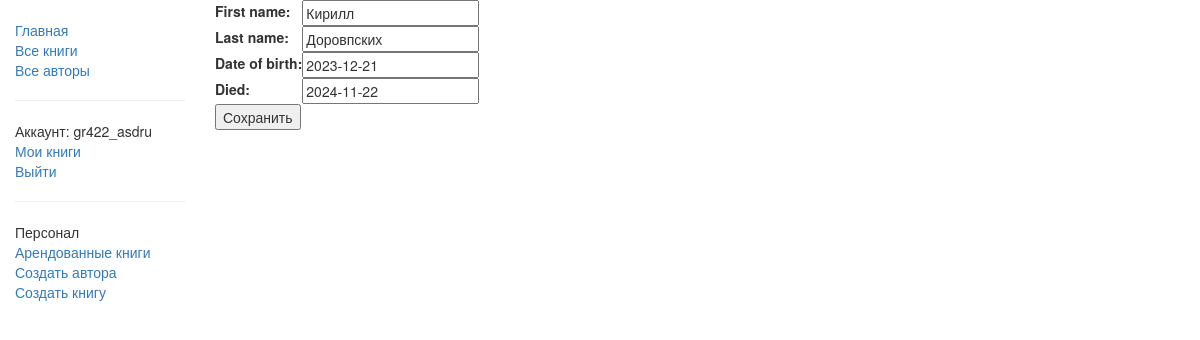
The page /catalog/author/2/update/ (signed in) on the database its author committed.
### catalog/models.py (models this page shows, shortened)
class Author(models.Model):
    first_name = models.CharField(max_length=100)
    last_name = models.CharField(max_length=100)
    date_of_birth = models.DateField(null=True, blank=True)
    date_of_death = models.DateField('Died', null=True, blank=True)

### catalog/views.py (the view)
# urls.py: url(r'^author/(?P<pk>\d+)/update/$', views.AuthorUpdate.as_view(), name='author_update'),
class AuthorUpdate(PermissionRequiredMixin, UpdateView):
    permission_required = 'catalog.can_mark_returned'
    model = Author
    fields = ['first_name','last_name','date_of_birth','date_of_death']

### catalog/templates/catalog/author_form.html (shortened to what this page needs)
{% extends "base_generic.html" %}
{% block content %}
  <form action="" method="post">
      <table>
      {{ form.as_table }}
      </table>
      <input type="submit" value="Сохранить" />
  </form>
{% endblock %}

### catalog/templates/base_generic.html (shortened to what this page needs)
<!doctype html>
<html lang="en">
  <head>
    <link
      rel="stylesheet"
      href="https://maxcdn.bootstrapcdn.com/bootstrap/3.3.7/css/bootstrap.min.css" />
    {% load static %}
    <link rel="stylesheet" href="{% static 'css/styles.css' %}" />
  </head>
  <body>
  <div class="container-fluid mt-3">
      <div class="row">
          <div class="col-sm-2">
              {% block sidebar %}
              <ul class="sidebar-nav">
                  <li><a href="{% url 'index' %}">Главная</a></li>
                  <li><a href="{% url 'books' %}">Все книги</a></li>
                  <li><a href="{% url 'authors' %}">Все авторы</a></li>
                  {% if user.is_authenticated %}
                  <hr>
                    <li class="mt-4">Аккаунт: <span class="text-secondary">{{ user.get_username }}</span></li>
                    <li><a href="{% url 'my-borrowed' %}">Мои книги</a></li>
                    <li><a href="{% url 'logout'%}?next={{request.path}}">Выйти</a></li>
                  {% else %}
                    <li class="mt-4"><a href="{% url 'login'%}?next={{request.path}}">Войти</a></li>
                  {% endif %}
                  {% if perms.catalog.can_mark_returned %}
                    <hr>
                    <li>Персонал</li>
                    <li><a href="{% url 'all-borrowed' %}">Арендованные книги</a></li>
                    <li><a href="{% url 'author_create' %}">Создать автора</a></li>
                    <li><a href="{% url 'book_create' %}">Создать книгу</a></li>
                  {% endif %}
              </ul>
              {% endblock %}
          </div>
          <div class="col-sm-10">{% block content %}{% endblock %}
          </div>
      </div>
  </div>
  </body>
</html>

### catalog/static/css/styles.css (style rules this page uses)
.sidebar-nav { margin-top: 20px; padding: 0; list-style: none; }

### rows shown on the page
Author: first_name "Кирилл", last_name "Доровпских", date_of_birth "2023-12-21", date_of_death "2024-11-22"

### other values the page prints
{{ user.get_username }} "gr422_asdru"
